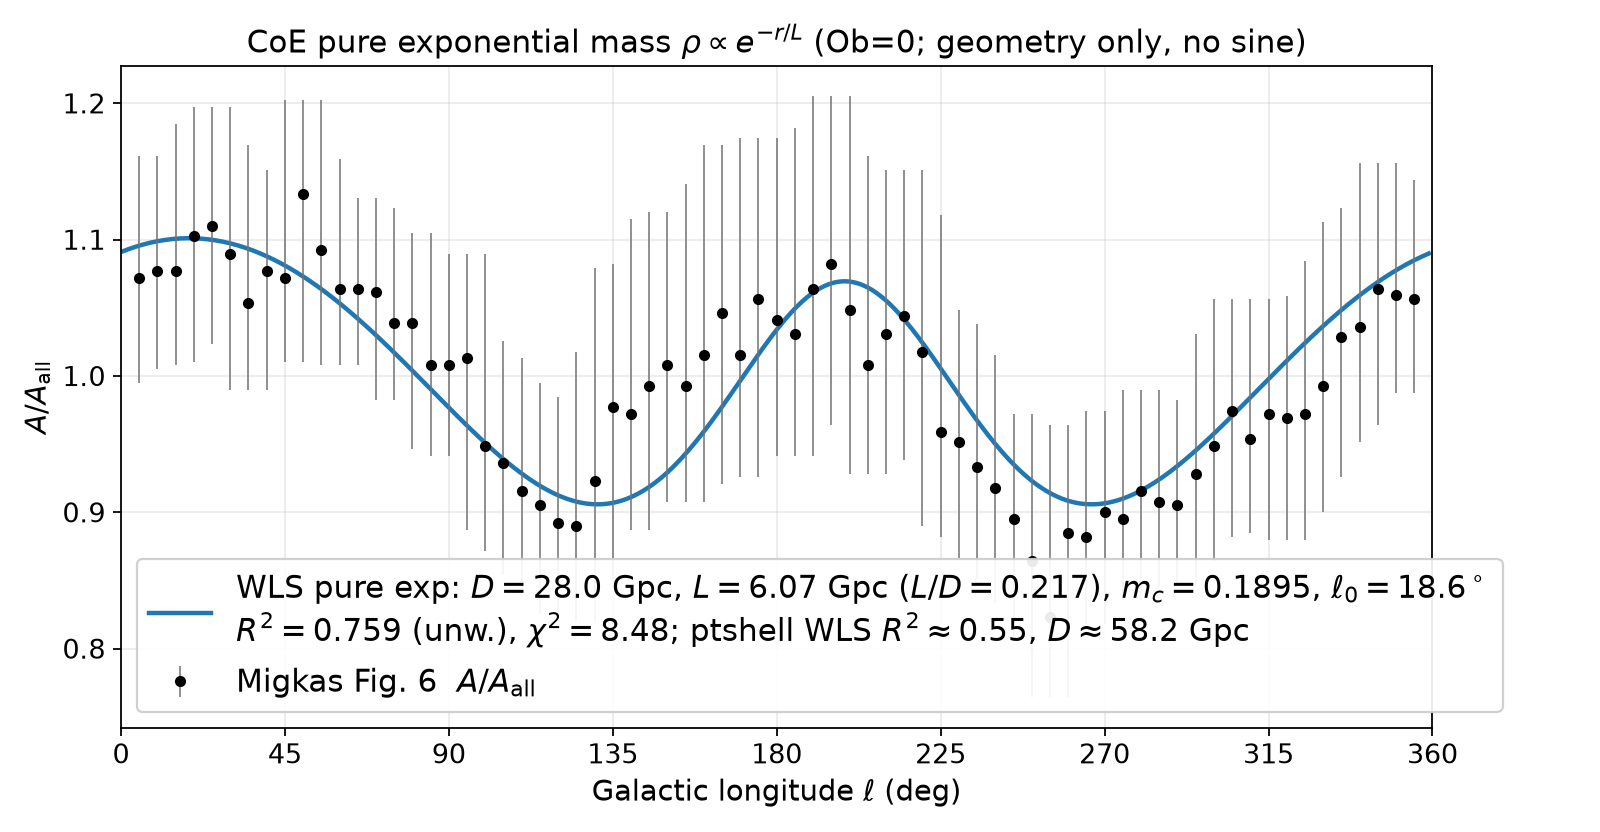

Recreate this plot in Python.
"""Geometry-only A/A_all fit with Chris's ORIGINAL pure exponential CoE mass.

rho(r) ∝ exp(-r/L), M = M(<D); no ptshell shell, no artificial cliff.
Uses bubble_core.run (analytic Fx enclosed-mass), Ob=0.

Same Migkas Fig. 6 WLS setup as migkas-geometry-fit.py (TH1 grid, l0 shift,
chi2 with sigma=(lo+hi)/2). No sine Amp/phi — geometry only.
Free: D, LD=L/D, mc=M(<D)/M_crit(D), l0.
"""
from __future__ import annotations

import json
import os
import sys
from pathlib import Path

import matplotlib.pyplot as plt
import numpy as np
from scipy.optimize import minimize

BUB = "/workspace/cosmology/papers/spreadsheet_model/bubble"
sys.path.insert(0, BUB)
os.chdir(BUB)
from bubble_core import IMIG, MA, MHI, MLO, RKM, GPC, TH1, run, shifted  # noqa: E402

RV = RKM / GPC  # 14.300... Gpc
OUT_DIR = Path("/workspace/cosmology-course/notes")
OUT_PNG = OUT_DIR / "exponential-migkas-fit.png"
OUT_JSON = OUT_DIR / "exponential-migkas-fit.json"
OUT_DENS = OUT_DIR / "exponential-density-bestfit.png"
OUT_CSV = OUT_DIR / "exponential-migkas-fit-curve.csv"

Y = MA
SIG = 0.5 * (MLO + MHI)
W = 1.0 / SIG ** 2
LDEG = np.loadtxt("/workspace/cosmology/migkas/fig6_digitized.csv", delimiter=",", skiprows=1, usecols=0)

# Previous ptshell WLS (geometry-only) for comparison
PTSHELL_WLS = dict(D=58.19699837268826, R2_unweighted=0.5456268309812682,
                   R2_weighted=0.5807290671992491, chi2=18.7465256529584, l0=15.1629523788697)


def r2_u(y, m):
    return float(1.0 - np.sum((y - m) ** 2) / np.sum((y - y.mean()) ** 2))


def r2_w(y, m, w):
    yb = np.sum(w * y) / np.sum(w)
    return float(1.0 - np.sum(w * (y - m) ** 2) / np.sum(w * (y - yb) ** 2))


def sky(D, LD, mc):
    """Mean-normalised a_f on 1-degree grid. None if illegal / turnaround."""
    if not (D > RV * 1.05 and 0.01 < LD < 3.0 and 1e-4 < mc < 50.0):
        return None
    DR = D / RV
    rr = run(DR, float(LD), float(mc), 0.0)  # Ob=0: pure exp, no floor
    af = rr["af"]
    if (not np.all(np.isfinite(af))) or rr["vrmin"] <= 0:
        return None
    return af / af.mean(), rr


def model_bins(D, LD, mc, l0):
    out = sky(D, LD, mc)
    if out is None:
        return None
    af, rr = out
    return shifted(af, l0), rr


def chi2(D, LD, mc, l0):
    out = model_bins(D, LD, mc, l0)
    if out is None:
        return 800.0
    pred, _ = out
    return float(np.sum(W * (pred[IMIG] - Y) ** 2))


def pack_metrics(D, LD, mc, l0, c2, rr=None):
    out = model_bins(D, LD, mc, l0)
    full, rr2 = out
    m = full[IMIG]
    if rr is None:
        rr = rr2
    L = LD * D
    return dict(
        D_Gpc=float(D),
        DR=float(D / RV),
        LD=float(LD),
        L_Gpc=float(L),
        mc=float(mc),
        Ob=0.0,
        l0=float(l0 % 360.0),
        chi2=float(c2),
        chi2_red=float(c2 / (Y.size - 4)),
        R2_unweighted=r2_u(Y, m),
        R2_weighted=r2_w(Y, m, W),
        A_min=float(full.min()),
        A_max=float(full.max()),
        vrmin=float(rr["vrmin"]),
        Ht=float(rr["Ht"]),
        contrast_Rvis=float(rr["contrast"]),  # delta at R = RV (vision)
        contrast_analytic_R3=float(2 * np.sinh(3.0 / L)),
        contrast_analytic_R14p3=float(2 * np.sinh(RV / L)),
        age_Gyr=float(rr["age"]),
    )


def objective(u):
    # u = log10 D, log10 LD, log10 mc, l0
    return chi2(10 ** u[0], 10 ** u[1], 10 ** u[2], u[3])


def fit():
    starts = [
        np.array([np.log10(30), np.log10(0.15), np.log10(0.1), 15.0]),
        np.array([np.log10(40), np.log10(0.09), np.log10(0.04), 13.0]),
        np.array([np.log10(35), np.log10(0.12), np.log10(0.08), 14.0]),
        np.array([np.log10(45), np.log10(0.08), np.log10(0.03), 15.0]),
        np.array([np.log10(25), np.log10(0.20), np.log10(0.15), 14.0]),
        np.array([np.log10(50), np.log10(0.10), np.log10(0.05), 15.2]),
        np.array([np.log10(38), np.log10(0.0877), np.log10(0.0389), 13.1]),
        np.array([np.log10(28), np.log10(0.18), np.log10(0.2), 16.0]),
    ]
    best_u, best_c = None, np.inf
    for i, u0 in enumerate(starts):
        print(f"  start {i+1}/{len(starts)}: D={10**u0[0]:.1f} LD={10**u0[1]:.4f} mc={10**u0[2]:.4g} l0={u0[3]:.1f}",
              flush=True)
        res = minimize(objective, u0, method="Nelder-Mead",
                       options=dict(maxiter=220, xatol=1e-4, fatol=1e-4, adaptive=True))
        print(f"    -> chi2={res.fun:.4f} nit={res.nit}", flush=True)
        if res.fun < best_c:
            best_c, best_u = float(res.fun), res.x.copy()
    D = 10 ** best_u[0]
    LD = 10 ** best_u[1]
    mc = 10 ** best_u[2]
    l0 = best_u[3]
    return pack_metrics(D, LD, mc, l0, best_c)


def plot_fit(fitp):
    full, _ = model_bins(fitp["D_Gpc"], fitp["LD"], fitp["mc"], fitp["l0"])
    fig, ax = plt.subplots(figsize=(10.0, 5.2))
    ax.errorbar(LDEG, Y, yerr=np.vstack([MLO, MHI]), fmt="o", ms=4.0, color="k",
                ecolor="0.45", elinewidth=0.7, capsize=0, zorder=3,
                label=r"Migkas Fig. 6  $A/A_{\mathrm{all}}$")
    ax.plot(TH1, full, color="C0", lw=2.0,
            label=(rf"WLS pure exp: $D={fitp['D_Gpc']:.1f}$ Gpc, "
                   rf"$L={fitp['L_Gpc']:.2f}$ Gpc ($L/D={fitp['LD']:.3f}$), "
                   rf"$m_c={fitp['mc']:.4g}$, $\ell_0={fitp['l0']:.1f}^\circ$"
                   f"\n"
                   rf"$R^2={fitp['R2_unweighted']:.3f}$ (unw.), "
                   rf"$\chi^2={fitp['chi2']:.2f}$; "
                   rf"ptshell WLS $R^2\approx{PTSHELL_WLS['R2_unweighted']:.2f}$, "
                   rf"$D\approx{PTSHELL_WLS['D']:.1f}$ Gpc"))
    ax.set_xlim(0, 360)
    ax.set_xlabel(r"Galactic longitude $\ell$ (deg)", fontsize=13)
    ax.set_ylabel(r"$A/A_{\mathrm{all}}$", fontsize=13)
    ax.set_title(
        r"CoE pure exponential mass $\rho\propto e^{-r/L}$ (Ob=0; geometry only, no sine)",
        fontsize=14,
    )
    ax.legend(fontsize=14, loc="lower left", framealpha=0.92)
    ax.set_xticks(np.arange(0, 361, 45))
    ax.tick_params(labelsize=12)
    ax.grid(alpha=0.25)
    fig.tight_layout()
    fig.savefig(OUT_PNG, dpi=160)
    np.savetxt(OUT_CSV, np.column_stack([TH1, full]), delimiter=",",
               header="ell_deg,A_over_Aall", comments="")
    print("wrote", OUT_PNG, flush=True)


def plot_density_bestfit(fitp):
    """rho(r)/rho(D) at best-fit (D,L); M cancels. Mark Earth at D."""
    D = fitp["D_Gpc"]
    L = fitp["L_Gpc"]
    R3, R14 = 3.0, RV
    r = np.linspace(0.0, D + 1.6 * R14, 2500)
    y = np.exp(-(r - D) / L)
    fig, ax = plt.subplots(figsize=(10.0, 5.8))
    ax.plot(r, y, color="C0", lw=2.4,
            label=rf"Best-fit $\rho\propto e^{{-r/L}}$: $L={L:.2f}$ Gpc, $L/D={fitp['LD']:.3f}$")
    ax.axvline(D, color="k", lw=1.6, ls="--",
               label=rf"Earth at $D={D:.1f}$ Gpc (CoE→Earth)")
    ax.axvspan(D - R14, D + R14, color="C2", alpha=0.12,
               label=rf"Vision sphere $D\pm R$, $R={R14:.1f}$ Gpc")
    ax.axvline(D - R3, color="0.35", lw=1.0, ls=":")
    ax.axvline(D + R3, color="0.35", lw=1.0, ls=":",
               label=rf"$D\pm {R3:g}$ Gpc")
    ax.axhline(1.0, color="0.5", lw=0.8, alpha=0.7)
    d3 = fitp["contrast_analytic_R3"]
    d14 = fitp["contrast_analytic_R14p3"]
    ax.set_xlabel(r"Distance from CoE (Centre of Expansion), $r$ (Gpc)", fontsize=13)
    ax.set_ylabel(r"Mass density ratio $\rho(r)/\rho(D)$", fontsize=13)
    ax.set_title(
        rf"Best-fit pure exponential density (Migkas $A/A_{{\mathrm{{all}}}}$ WLS)"
        f"\n"
        rf"$m_c=M(<D)/M_{{\mathrm{{crit}}}}(D)={fitp['mc']:.4g}$, "
        rf"$\ell_0={fitp['l0']:.1f}^\circ$, "
        rf"$\delta(3)={d3:.3g}$, $\delta(14.3)={d14:.3g}$",
        fontsize=14,
    )
    ax.legend(fontsize=14, loc="upper right", framealpha=0.92)
    ax.set_xlim(0, D + 1.55 * R14)
    ymax = min(8.0, max(3.0, float(np.exp((D - max(D - R14, 0)) / L)) * 1.15))
    ax.set_ylim(0, ymax)
    ax.tick_params(labelsize=12)
    ax.grid(alpha=0.25)
    fig.tight_layout()
    fig.savefig(OUT_DENS, dpi=160)
    print("wrote", OUT_DENS, flush=True)


def main():
    print("Fitting pure-exp geometry to Migkas Fig. 6 ...", flush=True)
    fitp = fit()
    print("BEST", {k: (round(v, 6) if isinstance(v, float) else v)
                   for k, v in fitp.items()}, flush=True)
    plot_fit(fitp)
    plot_density_bestfit(fitp)
    payload = dict(
        formula="A/A_all(ell)=a_f(ell-l0)/<a_f>, a_f=|V_source-V_Earth|/(R/D); "
                "pure rho∝exp(-r/L), Ob=0, bubble_core.run analytic Fx",
        R_Gpc=float(RV),
        profile="exp",
        free_params=["D", "LD", "mc", "l0"],
        fixed=dict(Ob=0.0, fac=1.5, taui=0.01),
        wls_fit=fitp,
        ptshell_wls_geometry_only=PTSHELL_WLS,
        note=("Amp and phi were not fitted (geometry only, same as migkas-geometry-fit). "
              "sigma=(A_err_low+A_err_high)/2. Contrast delta=2 sinh(R/L) for pure exp. "
              "mc = M(<D)/M_crit(D) today."),
    )
    OUT_JSON.write_text(json.dumps(payload, indent=1))
    print("wrote", OUT_JSON, flush=True)


if __name__ == "__main__":
    main()
